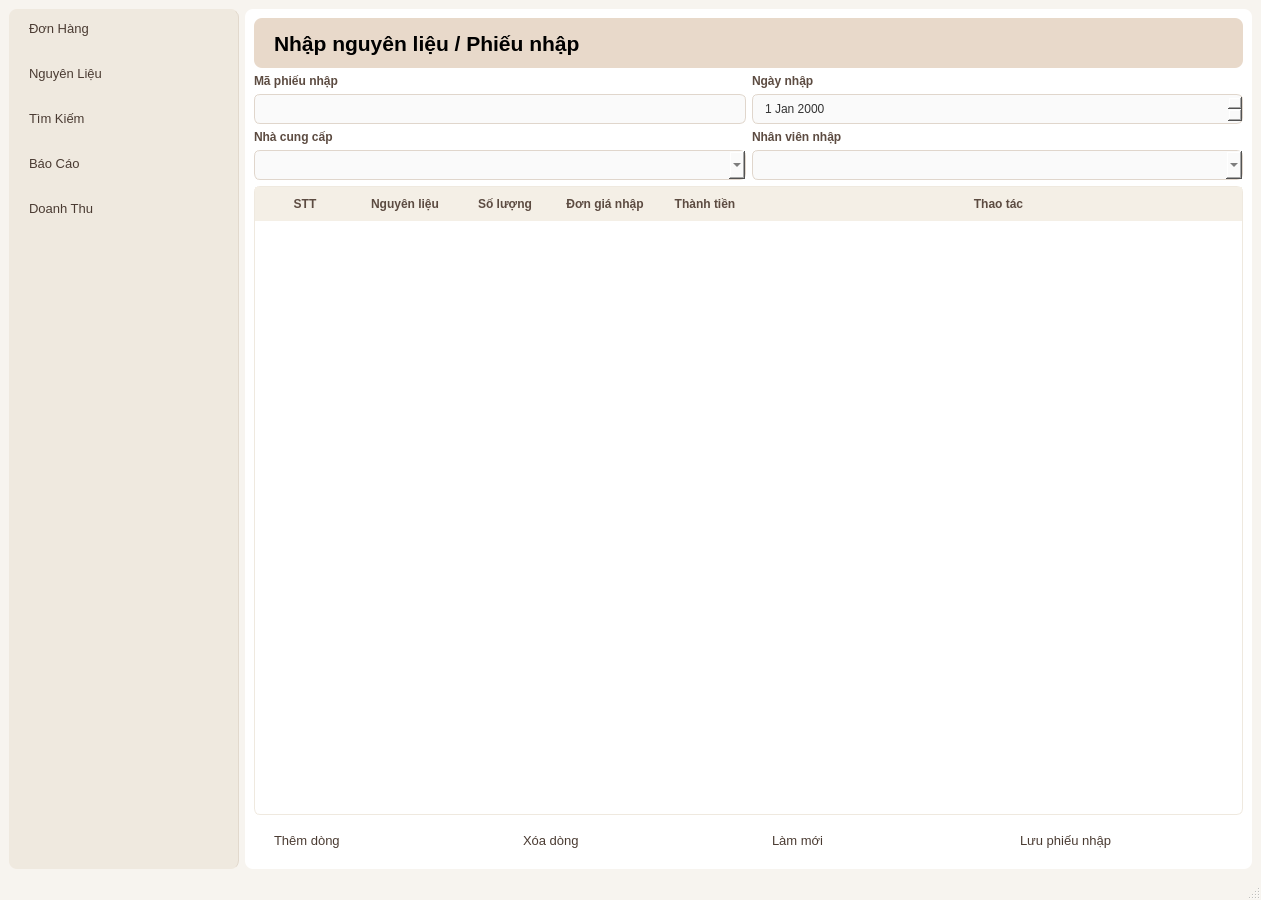
<?xml version="1.0" encoding="UTF-8"?>
<ui version="4.0">
 <class>MainWindow</class>
 <widget class="QMainWindow" name="MainWindow">
  <property name="geometry">
   <rect>
    <x>0</x>
    <y>0</y>
    <width>1261</width>
    <height>900</height>
   </rect>
  </property>
  <property name="windowTitle">
   <string>MainWindow</string>
  </property>
  <property name="styleSheet">
   <string notr="true">/* 1. Đổi màu nền toàn bộ cửa sổ sang màu kem nhạt */
QMainWindow {
    background-color: #F7F4EF;
}

/* 2. Thanh menu bên trái (Sidebar) */
QWidget#sidebarWidget, QFrame#frame {
    background-color: #EFE9DF;
    border-right: 1px solid #E2D9CD;
}

/* 3. Kiểu dáng các nút bấm trên menu trái */
QPushButton {
    background-color: transparent;
    border: none;
    text-align: left;
    padding: 10px 15px;
    color: #4A3B32;
    font-size: 13px;
    border-radius: 6px;
    margin: 2px 5px;
}
QPushButton:hover {
    background-color: #DFD4C5;
}

/* Nút đang được chọn (active) */
QPushButton:pressed, QPushButton:checked {
    background-color: #DFD4C5;
    font-weight: bold;
}

/* 4. Các khung nội dung màu trắng (Cards) bên phải */
QFrame {
    background-color: #FFFFFF;
    border-radius: 8px;
}

/* 5. Ô nhập liệu (QLineEdit, QComboBox, QDateEdit) */
QLineEdit, QComboBox, QDateEdit {
    background-color: #FAFAFA;
    border: 1px solid #E0D6CC;
    border-radius: 6px;
    padding: 6px 10px;
    color: #333333;
}

/* 6. Bảng dữ liệu (QTableWidget) */
QTableWidget {
    background-color: #FFFFFF;
    border: 1px solid #EFE9DF;
    gridline-color: #F0EBE3;
    border-radius: 6px;
}
QHeaderView::section {
    background-color: #F4EFE6;
    color: #5C4B41;
    padding: 8px;
    border: none;
    font-weight: bold;
}

/* 7. Nút Lưu phiếu nhập màu nâu đậm */
QPushButton#btnSave {
    background-color: #5A3E2B;
    color: white;
    border-radius: 6px;
    padding: 8px 16px;
    font-weight: bold;
}

/* 8. Nút Xóa dòng màu đỏ hồng nhẹ */
QPushButton#btnDelete {
    background-color: #E06D6D;
    color: white;
    border-radius: 6px;
    padding: 8px 16px;
}</string>
  </property>
  <widget class="QWidget" name="centralwidget">
   <layout class="QHBoxLayout" name="horizontalLayout">
    <item>
     <widget class="QFrame" name="frame">
      <property name="sizePolicy">
       <sizepolicy hsizetype="Preferred" vsizetype="Expanding">
        <horstretch>0</horstretch>
        <verstretch>0</verstretch>
       </sizepolicy>
      </property>
      <property name="minimumSize">
       <size>
        <width>230</width>
        <height>800</height>
       </size>
      </property>
      <property name="maximumSize">
       <size>
        <width>230</width>
        <height>16777215</height>
       </size>
      </property>
      <property name="frameShape">
       <enum>QFrame::StyledPanel</enum>
      </property>
      <property name="frameShadow">
       <enum>QFrame::Raised</enum>
      </property>
      <widget class="QWidget" name="">
       <property name="geometry">
        <rect>
         <x>0</x>
         <y>0</y>
         <width>282</width>
         <height>621</height>
        </rect>
       </property>
       <layout class="QVBoxLayout" name="verticalLayout">
        <item>
         <widget class="QPushButton" name="pushButton">
          <property name="styleSheet">
           <string notr="true">QPushButton {
    background-color: transparent;
    border: none;
    text-align: left;
    padding: 10px 15px;
    color: #4A3B32;
    border-radius: 6px;
    font-size: 13px;
}
QPushButton:hover {
    background-color: #DFD4C5; /* Hiệu ứng khi rê chuột vào */
}</string>
          </property>
          <property name="text">
           <string>Đơn Hàng</string>
          </property>
         </widget>
        </item>
        <item>
         <widget class="QPushButton" name="pushButton_2">
          <property name="styleSheet">
           <string notr="true">QPushButton {
    background-color: transparent;
    border: none;
    text-align: left;
    padding: 10px 15px;
    color: #4A3B32;
    border-radius: 6px;
    font-size: 13px;
}
QPushButton:hover {
    background-color: #DFD4C5; /* Hiệu ứng khi rê chuột vào */
}</string>
          </property>
          <property name="text">
           <string>Nguyên Liệu</string>
          </property>
         </widget>
        </item>
        <item>
         <widget class="QPushButton" name="pushButton_3">
          <property name="styleSheet">
           <string notr="true">QPushButton {
    background-color: transparent;
    border: none;
    text-align: left;
    padding: 10px 15px;
    color: #4A3B32;
    border-radius: 6px;
    font-size: 13px;
}
QPushButton:hover {
    background-color: #DFD4C5; /* Hiệu ứng khi rê chuột vào */
}</string>
          </property>
          <property name="text">
           <string>Tìm Kiếm</string>
          </property>
         </widget>
        </item>
        <item>
         <widget class="QPushButton" name="pushButton_4">
          <property name="styleSheet">
           <string notr="true">QPushButton {
    background-color: transparent;
    border: none;
    text-align: left;
    padding: 10px 15px;
    color: #4A3B32;
    border-radius: 6px;
    font-size: 13px;
}
QPushButton:hover {
    background-color: #DFD4C5; /* Hiệu ứng khi rê chuột vào */
}</string>
          </property>
          <property name="text">
           <string>Báo Cáo</string>
          </property>
         </widget>
        </item>
        <item>
         <widget class="QPushButton" name="pushButton_5">
          <property name="styleSheet">
           <string notr="true">QPushButton {
    background-color: transparent;
    border: none;
    text-align: left;
    padding: 10px 15px;
    color: #4A3B32;
    border-radius: 6px;
    font-size: 13px;
}
QPushButton:hover {
    background-color: #DFD4C5; /* Hiệu ứng khi rê chuột vào */
}</string>
          </property>
          <property name="text">
           <string>Doanh Thu</string>
          </property>
         </widget>
        </item>
        <item>
         <spacer name="verticalSpacer_2">
          <property name="orientation">
           <enum>Qt::Vertical</enum>
          </property>
          <property name="sizeHint" stdset="0">
           <size>
            <width>20</width>
            <height>40</height>
           </size>
          </property>
         </spacer>
        </item>
       </layout>
      </widget>
     </widget>
    </item>
    <item>
     <widget class="QFrame" name="frame_2">
      <property name="frameShape">
       <enum>QFrame::StyledPanel</enum>
      </property>
      <property name="frameShadow">
       <enum>QFrame::Raised</enum>
      </property>
      <layout class="QVBoxLayout" name="verticalLayout_2">
       <item>
        <widget class="QFrame" name="frame_3">
         <property name="minimumSize">
          <size>
           <width>0</width>
           <height>50</height>
          </size>
         </property>
         <property name="styleSheet">
          <string notr="true">
background-color: #E8D9CA;
border-radius: 8px;</string>
         </property>
         <property name="frameShape">
          <enum>QFrame::StyledPanel</enum>
         </property>
         <property name="frameShadow">
          <enum>QFrame::Raised</enum>
         </property>
         <widget class="QLabel" name="label_6">
          <property name="geometry">
           <rect>
            <x>20</x>
            <y>0</y>
            <width>341</width>
            <height>51</height>
           </rect>
          </property>
          <property name="font">
           <font>
            <pointsize>16</pointsize>
            <weight>75</weight>
            <bold>true</bold>
           </font>
          </property>
          <property name="styleSheet">
           <string notr="true">
background-color: #E8D9CA;
border-radius: 8px;</string>
          </property>
          <property name="text">
           <string>Nhập nguyên liệu / Phiếu nhập</string>
          </property>
         </widget>
        </widget>
       </item>
       <item>
        <layout class="QGridLayout" name="gridLayout">
         <item row="0" column="0">
          <widget class="QLabel" name="label">
           <property name="styleSheet">
            <string notr="true">QLabel {
    color: #5C4B41;
    font-weight: 500;
}</string>
           </property>
           <property name="text">
            <string>Mã phiếu nhập</string>
           </property>
          </widget>
         </item>
         <item row="0" column="1">
          <widget class="QLabel" name="label_2">
           <property name="styleSheet">
            <string notr="true">QLabel {
    color: #5C4B41;
    font-weight: 500;
}</string>
           </property>
           <property name="text">
            <string>Ngày nhập</string>
           </property>
          </widget>
         </item>
         <item row="1" column="0">
          <widget class="QLineEdit" name="txtMaPhieuNhap"/>
         </item>
         <item row="1" column="1">
          <widget class="QDateEdit" name="dateNgayNhap"/>
         </item>
         <item row="2" column="0">
          <widget class="QLabel" name="label_4">
           <property name="styleSheet">
            <string notr="true">QLabel {
    color: #5C4B41;
    font-weight: 500;
}</string>
           </property>
           <property name="text">
            <string>Nhà cung cấp</string>
           </property>
          </widget>
         </item>
         <item row="2" column="1">
          <widget class="QLabel" name="label_3">
           <property name="styleSheet">
            <string notr="true">QLabel {
    color: #5C4B41;
    font-weight: 500;
}</string>
           </property>
           <property name="text">
            <string>Nhân viên nhập</string>
           </property>
          </widget>
         </item>
         <item row="3" column="0">
          <widget class="QComboBox" name="cbNhaCungCap">
           <property name="sizePolicy">
            <sizepolicy hsizetype="Expanding" vsizetype="Fixed">
             <horstretch>0</horstretch>
             <verstretch>0</verstretch>
            </sizepolicy>
           </property>
          </widget>
         </item>
         <item row="3" column="1">
          <widget class="QComboBox" name="cbNhanVienNhap">
           <property name="sizePolicy">
            <sizepolicy hsizetype="Expanding" vsizetype="Fixed">
             <horstretch>0</horstretch>
             <verstretch>0</verstretch>
            </sizepolicy>
           </property>
          </widget>
         </item>
        </layout>
       </item>
       <item>
        <widget class="QTableWidget" name="tableChiTiet">
         <attribute name="horizontalHeaderStretchLastSection">
          <bool>true</bool>
         </attribute>
         <column>
          <property name="text">
           <string>STT</string>
          </property>
         </column>
         <column>
          <property name="text">
           <string>Nguyên liệu</string>
          </property>
         </column>
         <column>
          <property name="text">
           <string>Số lượng</string>
          </property>
         </column>
         <column>
          <property name="text">
           <string>Đơn giá nhập</string>
          </property>
         </column>
         <column>
          <property name="text">
           <string>Thành tiền</string>
          </property>
         </column>
         <column>
          <property name="text">
           <string>Thao tác</string>
          </property>
         </column>
        </widget>
       </item>
       <item>
        <layout class="QHBoxLayout" name="horizontalLayout_3">
         <item>
          <widget class="QPushButton" name="btnThemDong">
           <property name="text">
            <string>Thêm dòng</string>
           </property>
          </widget>
         </item>
         <item>
          <widget class="QPushButton" name="btnXoaDong">
           <property name="text">
            <string>Xóa dòng</string>
           </property>
          </widget>
         </item>
         <item>
          <widget class="QPushButton" name="btnLamMoi">
           <property name="text">
            <string>Làm mới</string>
           </property>
          </widget>
         </item>
         <item>
          <widget class="QPushButton" name="btnLuuPhieuNhap">
           <property name="text">
            <string>Lưu phiếu nhập</string>
           </property>
          </widget>
         </item>
        </layout>
       </item>
      </layout>
     </widget>
    </item>
   </layout>
  </widget>
  <widget class="QMenuBar" name="menubar">
   <property name="geometry">
    <rect>
     <x>0</x>
     <y>0</y>
     <width>1261</width>
     <height>22</height>
    </rect>
   </property>
  </widget>
  <widget class="QStatusBar" name="statusbar"/>
 </widget>
 <resources/>
 <connections/>
</ui>
